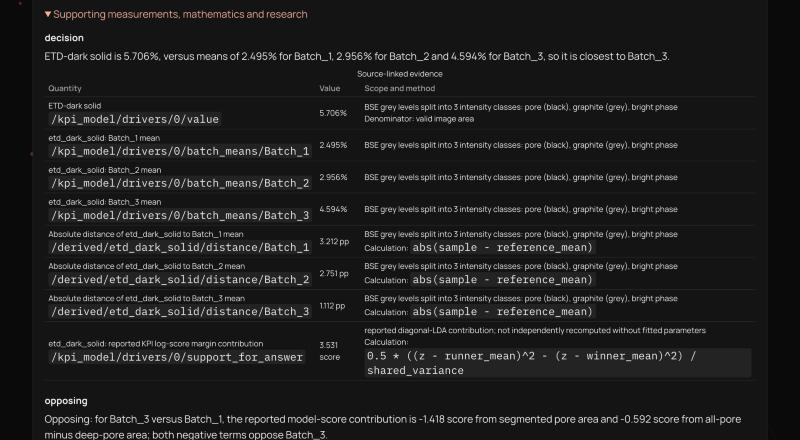
#> input picture docs/images/agent-report-evidence.jpg, 800 x 440 px; its folder holds only this picture in this run
$ python test_calibration.py ../docs/images/agent-report-evidence.jpg
#> lines starting #> are read from the running program, lines starting #| are printed output that depends on the picture
### GET4.py
"""
Uncertainty of phase-fraction KPIs from SEM images of one batch.

Question answered: "Given the images we have, how well do we actually know this
batch's phase fractions, what is limiting that, and what should we image next?"

The error bar is built from three factors, each acting at a different length scale:

1. AREA USED (scale of one feature)
   A phase fraction is a mean over pixels, but pixels are correlated: a pixel in a
   particle predicts its neighbours. With C(r) the normalised two-point covariance
   (C(0) = 1), the variance of the mean over an image of area A is

       Var_area = phi(1-phi)/A * sum_r C(r) w_A(r)  ~=  phi(1-phi) * a / A,   a = sum_r C(r)

   so the image is worth N_eff = A / a independent samples, where `a` (the
   "integral range") is roughly the area of one typical feature.
   Information view: Fisher information about phi is N_eff / (phi(1-phi)); bits gained
   over a flat prior are -1/2 log2(2 pi e SE^2). Every 4x area buys exactly one bit.

2. REGULARITY (scale of the image)
   The C(r) model only knows about feature-scale correlation. If the image also has
   larger-scale structure (a through-thickness gradient, a cluster, a crack band),
   L x L tiles will vary MORE than C(r) predicts. The ratio

       D = observed tile variance / predicted tile variance     (largest L with >= 16 tiles)

   is an overdispersion factor: D ~ 1 means the image is statistically regular,
   D > 1 means it is not, and Var_image = Var_area * max(D, 1). We never shrink the
   error bar when D < 1. C(r) is cut at 5 correlation lengths so that large-scale
   structure cannot hide inside the "feature size" and must show up here instead.
   D only probes scales up to ~1/4 of the image. A gradient across the whole image
   height is reported separately as a top-to-bottom trend: if the image spans the
   electrode thickness it is a material property (e.g. binder migration), not noise.

3. DIFFERENCE BETWEEN IMAGES (scale of the electrode)
   No single image can show how much the electrode varies from place to place.
   Fields of view are combined with a random-effects model (as in meta-analysis):

       phi_i = mu + b_i + e_i,   b_i ~ N(0, tau^2),   e_i ~ N(0, Var_image_i)

   tau^2 (true field-to-field variation) is estimated by DerSimonian-Laird; the batch
   CI uses the Hartung-Knapp correction with a t distribution, which is honest when
   there are only a few images. I^2 = share of the observed spread that is real
   field-to-field variation rather than sampling noise.

The batch variance splits exactly into the three factors (the "uncertainty budget"),
which also tells you what to do next: if AREA dominates, image bigger fields; if
BETWEEN dominates, image more locations; if REGULARITY dominates, look at the image.

Segmentation sensitivity (threshold nudged by +-2% of the grey range) is systematic,
does not shrink with more images, and is reported separately.

Imaging conditions (so an imaging change is not mistaken for a material change)
--------------------------------------------------------------------------------
SCALE: every image is resampled to one physical pixel size before anything else
   (the baseline's, if given, else the coarsest image x --bin), so smoothing, tiles
   and thresholds act on the same physical scale. Missing / mixed pixel sizes are
   refused or flagged; a phase whose features are < 5 px is flagged resolution-limited.
   --tilt-deg corrects the y foreshortening of FIB cross-sections imaged under tilt.
IMAGING QUALITY: sharpness, directional blur (astigmatism), noise, brightness,
   contrast, clipping, phase separability and stripe strength are measured per image
   and compared with the baseline images (or the rest of the batch). An image outside
   the reference range is reported as an IMAGING difference to investigate first.
SURFACE ROUGHNESS / SHADING: smooth shading is removed by fitting a low-order surface
   to the majority phase only (so real composition gradients survive); curtaining and
   scan lines are notch-filtered in Fourier space when detected. Remaining local
   shading is measured by re-fitting thresholds per tile: the phi difference between
   local and global thresholds is the roughness part of the segmentation error.
   Not handled: "pore-back" (material deeper inside pores showing through).
   Irregular / organic particle SHAPES need no special handling: C(r) assumes none.

Note: images passed together must be different LOCATIONS imaged with the SAME
detector. The same field seen by BSE / SE / InLens is not three independent samples.
"""

import argparse
import json
import re
from pathlib import Path

import numpy as np
import tifffile
from scipy import fft, ndimage, stats
from skimage import filters, io, transform

PHASES = {0: "pore", 1: "graphite", 2: "bright phase"}
INTENSITY_CLASSES = {0: "low-intensity class", 1: "mid-intensity class", 2: "high-intensity class"}
Z95 = 1.959964
IMAGE_SUFFIXES = {".tif", ".tiff", ".png"}
FULL_FFT_MAX_PX = 40_000_000  # above this, accumulate the correlation over tiles
FFT_TILE = 4096


# ---------------------------------------------------------------- loading

UNIT_TO_NM = {"pm": 1e-3, "nm": 1.0, "um": 1e3, "µm": 1e3, "mm": 1e6, "m": 1e9}


# [43 lines left out: functions _pixel_size_nm, _databar_rows, not called in this run]


def _bin_chunked(arr, b, chunk_rows=2048):
    """Grey-convert and bin in row chunks so a memory-mapped TIF never loads whole."""
    h, w = arr.shape[0] // b * b, arr.shape[1] // b * b
    out = np.empty((h // b, w // b), np.float32)
    step = max(b, chunk_rows // b * b)
    for y in range(0, h, step):
        blk = np.asarray(arr[y: min(y + step, h), :w], dtype=np.float32)
        if blk.ndim == 3:
            blk = blk[..., :3].mean(axis=-1)
        out[y // b: (y + blk.shape[0]) // b] = blk.reshape(blk.shape[0] // b, b, w // b, b).mean(axis=(1, 3))
    return out


def read_meta(path, page=0):
    """Cheap metadata pass (no pixel data), so the batch scale can be chosen first."""
    meta = {"pixel_size_nm": None, "databar_rows": 0, "n_pages": 1}
    if Path(path).suffix.lower() in (".tif", ".tiff"):
        with tifffile.TiffFile(path) as tif:
            meta["pixel_size_nm"] = _pixel_size_nm(tif)
            meta["databar_rows"] = _databar_rows(tif, tif.pages[page].shape[0])
            meta["n_pages"] = len(tif.pages)
    return meta


def _open_array(path, page):
    if Path(path).suffix.lower() in (".tif", ".tiff"):
        try:
            return tifffile.memmap(path, page=page, mode="r")
        except Exception:  # compressed or non-contiguous: read normally
            return tifffile.imread(path, key=page)
    return io.imread(path)


def load_image(path, meta, page=0, crop_bottom=None, px_nm=None, target_nm=None, bin_factor=2, tilt_deg=None):
    """Crop the databar, scale grey levels to [0, 1] of the detector range and resample to
    square pixels of target_nm (integer block-binning, then an anti-aliased resize for the
    remainder). Without pixel sizes this is plain binning by bin_factor."""
    arr = _open_array(path, page)
    rows = meta["databar_rows"] if crop_bottom is None else crop_bottom
    if rows:
        arr = arr[: arr.shape[0] - rows]
    if np.issubdtype(arr.dtype, np.integer):
        full_scale = float(np.iinfo(arr.dtype).max)
    else:
        full_scale = float(np.nanmax(np.asarray(arr[::16, ::16]))) or 1.0

    factor = target_nm / px_nm if (px_nm and target_nm) else float(bin_factor)
    b = max(1, int(np.floor(factor + 1e-9)))
    img = _bin_chunked(arr, b) / full_scale
    rx = factor / b
    ry = rx * np.sin(np.radians(tilt_deg)) if tilt_deg else rx  # tilt: each row spans more real length
    shape = (max(1, int(round(img.shape[0] / ry))), max(1, int(round(img.shape[1] / rx))))
    if shape != img.shape:
        img = transform.resize(img, shape, order=1, anti_aliasing=True, preserve_range=True).astype(np.float32)
    info = {"databar_rows": rows, "shape_px": [int(arr.shape[0]), int(arr.shape[1])],
            "full_scale": full_scale, "scale_factor": float(factor),
            "shape_analysed": [int(img.shape[0]), int(img.shape[1])], "upsampled": bool(factor < 1)}
    return img, info


# ---------------------------------------------------------------- imaging quality + preprocessing

STRIPE_LIMIT = 3.0   # stripe index above which we destripe / flag
F0 = 1 / 64          # cycles/px: structure coarser than 64 px is never touched by destriping


def _central_crop(img, size=2048):
    h, w = img.shape
    ch, cw = min(h, size), min(w, size)
    return img[(h - ch) // 2: (h - ch) // 2 + ch, (w - cw) // 2: (w - cw) // 2 + cw]


def separability(values, thresholds):
    """Otsu's eta: between-class / total grey-level variance (1 = phases perfectly separated)."""
    v = values.ravel()
    lab = np.digitize(v, thresholds)
    mu = v.mean()
    between = sum((lab == k).mean() * (v[lab == k].mean() - mu) ** 2 for k in np.unique(lab))
    return float(between / max(v.var(), 1e-12))


def stripe_index(img, step=0.5):
    """Straight-streak artefacts: FIB curtaining (any angle) and raster scan lines (horizontal).

    Straight streaks put their power in a narrow wedge of the Fourier spectrum, at right
    angles to the streaks. Index = power in a +-1 deg wedge / power 6-12 deg either side,
    over wavelengths 4-32 px; ~1 for a clean image. Particle shape anisotropy gives broad
    bumps, not narrow wedges, so it barely registers. Angle 0 = vertical streaks."""
    c = _central_crop(img)
    if min(c.shape) < 128:
        return {"curtaining": 1.0, "curtaining_angle": 0.0, "scan_lines": 1.0}
    c = (c - c.mean()) * np.outer(np.hanning(c.shape[0]), np.hanning(c.shape[1]))
    p = np.abs(fft.fftshift(fft.fft2(c))) ** 2
    fy = (np.arange(c.shape[0]) - c.shape[0] // 2) / c.shape[0]
    fx = (np.arange(c.shape[1]) - c.shape[1] // 2) / c.shape[1]
    fyy, fxx = np.meshgrid(fy, fx, indexing="ij")
    band = (np.hypot(fyy, fxx) > 1 / 32) & (np.hypot(fyy, fxx) < 1 / 4)
    ang = np.degrees(np.arctan2(fyy[band], fxx[band])) % 180
    bins = (ang / step).astype(int)
    n_bins = int(180 / step)
    order = np.argsort(bins)
    edges = np.searchsorted(bins[order], np.arange(n_bins + 1))
    pv = p[band][order]
    med = np.array([np.median(pv[edges[i]: edges[i + 1]]) if edges[i + 1] > edges[i] else np.nan
                    for i in range(n_bins)])

    def wedge(a, lo, hi):
        d = np.abs((np.arange(n_bins) * step - a + 90) % 180 - 90)
        return np.nanmean(med[(d >= lo) & (d <= hi)])

    ratios = np.array([wedge(a, 0, 1) / wedge(a, 6, 12) for a in np.arange(n_bins) * step])
    angles = np.arange(n_bins) * step
    curtain = np.abs((angles - 90 + 90) % 180 - 90) > 3  # scan lines live at exactly 90 deg
    i = int(np.nanargmax(np.where(curtain, ratios, -np.inf)))
    signed = (angles[i] + 90) % 180 - 90
    return {"curtaining": float(ratios[i]), "curtaining_angle": float(signed),
            "scan_lines": float(ratios[int(90 / step)])}


def noise_sigma(img):
    """Immerkaer (1996) fast noise estimate: a Laplacian-difference kernel cancels smooth
    structure, leaving mostly pixel noise."""
    k = np.array([[1, -2, 1], [-2, 4, -2], [1, -2, 1]], np.float32)
    r = ndimage.convolve(img, k)[1:-1, 1:-1]
    return float(np.sqrt(np.pi / 2) * np.abs(r).mean() / 6)


def image_quality(img):
    """Imaging metrics on the resampled image (so they compare across magnifications)."""
    sub = img[::2, ::2]
    p1, p50, p99 = np.percentile(sub, [1, 50, 99])
    contrast = float(max(p99 - p1, 1e-6))
    sm = ndimage.gaussian_filter(img, 1.0)
    gx, gy = ndimage.sobel(sm, axis=1), ndimage.sobel(sm, axis=0)
    thresholds = filters.threshold_multiotsu(sm[::4, ::4], classes=3)
    q = {
        "median": float(p50),
        "contrast": contrast,
        "clipped_black": float(np.mean(sub <= 0.002)),
        "clipped_white": float(np.mean(sub >= 0.998)),
        "sharpness": float(np.percentile(np.hypot(gx, gy)[::2, ::2], 99) / contrast),
        "anisotropy": float(np.sqrt(np.mean(gx ** 2) / max(np.mean(gy ** 2), 1e-12))),
        "noise": noise_sigma(_central_crop(img, 1024)) / contrast,
        "separability": separability(sm[::4, ::4], thresholds),
    }
    q.update({f"stripes_{k}": v for k, v in stripe_index(img).items()})
    return q


def _poly_terms(y, x, degree):
    return [y ** i * x ** j for i in range(degree + 1) for j in range(degree + 1 - i)]


def flatten_shading(img, degree=2, rows=256, iterations=2):
    """Remove smooth shading (charging, detector geometry, uneven tilt) as a gain AND an
    offset map. A low-order surface is fitted to the grey level of each of the two most
    abundant phases; since each phase should look the same everywhere, the two surfaces
    fix gain g(x) and offset o(x) with I = g * I_true + o. Fitting phase grey LEVELS (not
    the overall image) means real composition gradients are not flattened away.
    Returns (corrected image, shading amplitude in grey levels)."""
    h, w = img.shape
    s = max(1, h // rows)
    small = ndimage.uniform_filter(img, s)[::s, ::s] if s > 1 else img.copy()
    y = (np.arange(h, dtype=np.float32) / h)[:, None]
    x = (np.arange(w, dtype=np.float32) / w)[None, :]
    gain, offset = np.ones((h, w), np.float32), np.zeros((h, w), np.float32)
    corrected = small
    for _ in range(iterations):
        lab = np.digitize(corrected, filters.threshold_multiotsu(corrected, classes=3))
        counts = np.bincount(lab.ravel(), minlength=3)
        a_cls, b_cls = np.argsort(counts)[::-1][:2]
        surfaces, levels = [], []
        for cls in (a_cls, b_cls):
            yy, xx = np.nonzero(lab == cls)
            if len(yy) < 100:
                return img, 0.0
            design = np.stack(_poly_terms(yy * s / h, xx * s / w, degree), axis=1)
            coef, *_ = np.linalg.lstsq(design, small[yy, xx], rcond=None)
            surfaces.append(coef)
            levels.append(float(np.median(small[yy, xx])))
        if abs(levels[0] - levels[1]) < 1e-3:
            return img, 0.0
        sa = sum(np.float32(c) * t for c, t in zip(surfaces[0], _poly_terms(y, x, degree)))
        sb = sum(np.float32(c) * t for c, t in zip(surfaces[1], _poly_terms(y, x, degree)))
        gain = np.broadcast_to(np.clip((sa - sb) / (levels[0] - levels[1]), 0.5, 2.0), (h, w))
        offset = np.broadcast_to(sa - gain * levels[0], (h, w))
        # re-label on the corrected small image for the next iteration
        g_small, o_small = gain[::s, ::s][: small.shape[0], : small.shape[1]], offset[::s, ::s][: small.shape[0], : small.shape[1]]
        corrected = (small - o_small) / g_small
    out = ((img - offset) / gain).astype(np.float32)
    # grey-level drift of a phase across the image (5-95% range: polynomial corners overshoot)
    amp = float(max(np.subtract(*np.percentile(np.broadcast_to(srf, (h, w))[::s, ::s], [95, 5])) for srf in (sa, sb)))
    return out, amp


def destripe(img, q, width=1.5):
    """Notch the detected stripe lines out of the Fourier spectrum, keeping |f| < F0 intact."""
    applied = []
    lines = []
    if q["stripes_curtaining"] > STRIPE_LIMIT:
        lines.append((q["stripes_curtaining_angle"], f"curtaining ({q['stripes_curtaining_angle']:+.0f} deg)"))
    if q["stripes_scan_lines"] > STRIPE_LIMIT:
        lines.append((90.0, "horizontal scan lines"))
    if not lines or img.size > FULL_FFT_MAX_PX:
        return img, applied
    h, w = img.shape
    f = fft.rfft2(img, workers=-1)
    fy = fft.fftfreq(h).astype(np.float32)[:, None]
    fx = fft.rfftfreq(w).astype(np.float32)[None, :]
    # the notch is ~1.5 frequency bins wide, so it can go almost down to zero frequency
    # without touching real structure; only the lowest few bins (image-scale shading) are kept
    low = np.hypot(fy, fx) < 4 / min(h, w)
    mask = np.ones(f.shape, np.float32)
    for angle, label in lines:
        a = np.radians(angle)  # the streaks' power lies on the line through 0 at this angle
        d = np.abs(fy * np.cos(a) - fx * np.sin(a))
        mask *= np.where(low, 1.0, 1 - np.exp(-0.5 * (d * min(h, w) / width) ** 2))
        applied.append(label)
    return fft.irfft2(f * mask, s=img.shape, workers=-1).astype(np.float32), applied


# ---------------------------------------------------------------- segmentation

# [93 lines left out: functions segment_intensity_classes, segmentation_sensitivity, local_segmentation_fractions, _raw_autocorr, normalised_covariance, not called in this run]


FEATURE_CUTOFF = 5  # in correlation lengths: keeps ~96% of an exponential C(r)


# [32 lines left out: functions integral_range, correlation_length, predicted_se, not called in this run]


def info_bits(se):
    """Bits gained about phi relative to a flat prior on [0, 1]."""
    return float(-0.5 * np.log2(2 * np.pi * np.e * se ** 2)) if se > 0 else float("inf")


# ---------------------------------------------------------------- factor 2: regularity

# [143 lines left out: functions tile_scaling, dispersion, depth_trend, analyse_phase, analyse_image, not called in this run]


# ---------------------------------------------------------------- imaging comparison

QUALITY_TOLERANCE = {  # metric: (relative or absolute, tolerance) vs the reference images
    "sharpness": ("rel", 0.25), "noise": ("rel", 0.30), "contrast": ("rel", 0.25),
    "anisotropy": ("rel", 0.15), "median": ("abs", 0.08), "separability": ("abs", 0.05),
    "stripes_curtaining": ("rel", 0.25), "stripes_scan_lines": ("rel", 0.25),
}
QUALITY_LIMITS = {  # absolute sanity limits: metric: (min, max)
    # black clipping mostly hits pores (darkest phase anyway); white clipping erases bright-phase detail
    "clipped_black": (None, 0.05), "clipped_white": (None, 0.01), "separability": (0.70, None), "shading": (None, 0.15),
    # stripes strong enough to need removal are flagged even when removal worked: it leaves residual error
    "stripes_curtaining": (None, STRIPE_LIMIT), "stripes_scan_lines": (None, STRIPE_LIMIT),
    "stripes_curtaining_after": (None, STRIPE_LIMIT), "stripes_scan_lines_after": (None, STRIPE_LIMIT),
}


# [147 lines left out: functions quality_flags, resolve_target, random_effects, next_measurement, analyse_batch, parse_tolerances and 1 more, not called in this run]


def _cdf(x, nu):
    return stats.t.cdf(x, nu) if np.isfinite(nu) else stats.norm.cdf(x)


# [238 lines left out: functions _prob_range, how_sure, compare_phase, compare_lots, print_comparison, print_image_summary and 2 more, not called in this run]


# ---------------------------------------------------------------- figures

SURFACE, INK, INK2, GRID = "#fcfcfb", "#0b0b0b", "#52514e", "#e4e3df"
PHASE_COLORS = {0: "#2a78d6", 1: "#eb6834", 2: "#1baf7a"}
BUDGET_COLORS = {"area": "#2a78d6", "regularity": "#eb6834", "between images": "#1baf7a"}


# [118 lines left out: functions _style, plot_image_report, plot_batch_report, not called in this run]


# ---------------------------------------------------------------- CLI

DETECTOR_TAGS = ("bse", "etd", "inlens", "se", "tld", "cbs")


# [277 lines left out: functions _detector_of, _location_of, collect_images, analyse_paths, main, not called in this run]


# [2 lines that do not run on import are left out]

### batch match - just code/test_calibration.py
r"""
Calibration test: are the per-image error bars of GET4.py the right size?

One image is preprocessed and segmented once, exactly as GET4.py does, then cut into
non-overlapping square crops. Each crop is analysed as if it were its own image
(GET4.analyse_phase), giving a predicted SE. If those SEs are honest, the crops' phase
fractions should scatter around each other by about that much:

    ratio    = observed sd of crop phi / RMS predicted SE        (should be ~1)
    coverage = share of crops whose phi lies within 1.96 SE of the
               mean of the OTHER crops                           (should be ~95%)

ratio > 1: error bars too small (overconfident). ratio < 1: too large (cautious).
Shown for the full SE (area + regularity) and the area-only SE, so the effect of
the overdispersion correction D is visible. "full-image C" predicts every crop's SE
from the WHOLE image's C(r) instead: if that ratio is ~1 but the per-crop one is not,
the error model is right and small crops just estimate their feature size badly.

Segmentation is shared by all crops, so this tests the SAMPLING uncertainty only,
not the segmentation range.

    python test_calibration.py data\setA\img_0grcilhi_BSE.tif
"""

import argparse
from pathlib import Path

import numpy as np
from scipy import stats

import GET4


def prepare_labels(path):
    """Same loading, preprocessing and segmentation as GET4.analyse_image."""
    meta = GET4.read_meta(path)
    px = meta["pixel_size_nm"]
    img, info = GET4.load_image(path, meta, px_nm=px, target_nm=px)
    quality = GET4.image_quality(img)
    img, _ = GET4.flatten_shading(img)
    img, applied = GET4.destripe(img, quality)
    labels, thresholds, _ = GET4.segment_bse(img)
    return labels, px, info, applied


# [22 lines left out: functions crops, calibrate, not called in this run]


def main():
    p = argparse.ArgumentParser(description=__doc__, formatter_class=argparse.RawDescriptionHelpFormatter)
    p.add_argument("image")
    p.add_argument("--sides", default="952,476,317,238", help="crop side lengths in analysed px")
    p.add_argument("--out", default=r"out\calibration.png", help="where to save the chart")
    args = p.parse_args()

    labels, px, info, applied = prepare_labels(args.image)
#> in _open_array, returned value is the input picture: shape (440, 800, 3); mean R, G, B 30.8, 30.7, 30.6
#> after the loop in _bin_chunked, `for y in range(0, h, step):`:
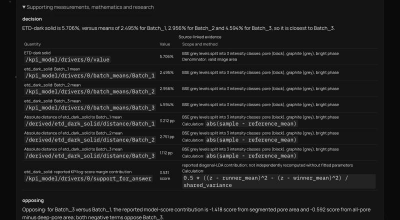
#> out: shape (220, 400) float32; min 7.75, max 194.1, mean 30.7
#> in prepare_labels, `img, info = GET4.load_image(path, meta, px_nm=px, target_nm=px)`: info = {'databar_rows': 0, 'shape_px': [440, 800], 'full_scale': 255, 'scale_factor': 2, 'shape_analysed': [220, 400], 'upsampled': False}
#> in image_quality, `sub = img[::2, ::2]`:
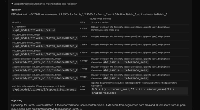
#> sub: shape (110, 200) float32; min 0.0304, max 0.757, mean 0.122
#> in image_quality, `p1, p50, p99 = np.percentile(sub, [1, 50, 99])`: p1 = 0.0392; p50 = 0.0784; p99 = 0.485
#> in image_quality, `contrast = float(max(p99 - p1, 1e-6))`: contrast = 0.446
#> in image_quality, `sm = ndimage.gaussian_filter(img, 1.0)`:
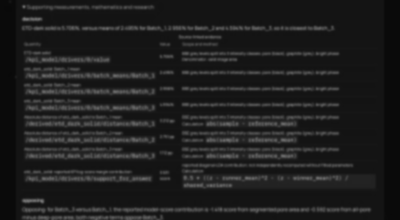
#> sm: shape (220, 400) float32; min 0.0389, max 0.446, mean 0.12
#> in image_quality, `gx, gy = ndimage.sobel(sm, axis=1), ndimage.sobel(sm, axis=0)`:
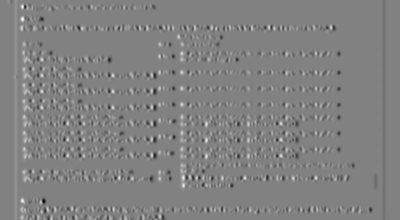
#> gx: shape (220, 400) float32; min -0.906, max 0.876, mean -6.1e-12; drawn with min black and max white
#> in image_quality, `gx, gy = ndimage.sobel(sm, axis=1), ndimage.sobel(sm, axis=0)`:
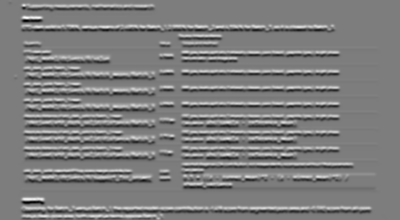
#> gy: shape (220, 400) float32; min -1.07, max 1.11, mean 0.00191; drawn with min black and max white
#> in image_quality, `thresholds = filters.threshold_multiotsu(sm[::4, ::4], classes=3)`: thresholds = [0.117, 0.213]
#> (the rest of the program and of its run is left out)
